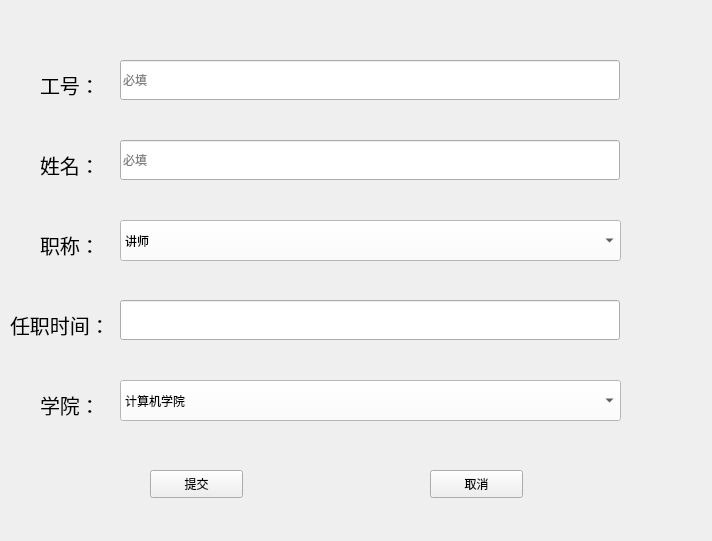
<?xml version="1.0" encoding="UTF-8"?>
<ui version="4.0">
 <class>Form</class>
 <widget class="QWidget" name="Form">
  <property name="geometry">
   <rect>
    <x>0</x>
    <y>0</y>
    <width>712</width>
    <height>541</height>
   </rect>
  </property>
  <property name="windowTitle">
   <string>增加教师信息</string>
  </property>
  <widget class="QPushButton" name="submitButton">
   <property name="geometry">
    <rect>
     <x>150</x>
     <y>470</y>
     <width>93</width>
     <height>28</height>
    </rect>
   </property>
   <property name="text">
    <string>提交</string>
   </property>
  </widget>
  <widget class="QLineEdit" name="idEdit">
   <property name="geometry">
    <rect>
     <x>120</x>
     <y>60</y>
     <width>500</width>
     <height>40</height>
    </rect>
   </property>
   <property name="placeholderText">
    <string>必填</string>
   </property>
  </widget>
  <widget class="QLabel" name="label">
   <property name="geometry">
    <rect>
     <x>40</x>
     <y>70</y>
     <width>91</width>
     <height>30</height>
    </rect>
   </property>
   <property name="font">
    <font>
     <pointsize>15</pointsize>
    </font>
   </property>
   <property name="text">
    <string>工号：</string>
   </property>
  </widget>
  <widget class="QLabel" name="label_2">
   <property name="geometry">
    <rect>
     <x>40</x>
     <y>150</y>
     <width>120</width>
     <height>30</height>
    </rect>
   </property>
   <property name="font">
    <font>
     <pointsize>15</pointsize>
    </font>
   </property>
   <property name="text">
    <string>姓名：</string>
   </property>
  </widget>
  <widget class="QLabel" name="label_3">
   <property name="geometry">
    <rect>
     <x>40</x>
     <y>230</y>
     <width>120</width>
     <height>30</height>
    </rect>
   </property>
   <property name="font">
    <font>
     <pointsize>15</pointsize>
    </font>
   </property>
   <property name="text">
    <string>职称：</string>
   </property>
  </widget>
  <widget class="QLabel" name="label_4">
   <property name="geometry">
    <rect>
     <x>10</x>
     <y>310</y>
     <width>120</width>
     <height>30</height>
    </rect>
   </property>
   <property name="font">
    <font>
     <pointsize>15</pointsize>
    </font>
   </property>
   <property name="text">
    <string>任职时间：</string>
   </property>
  </widget>
  <widget class="QLabel" name="label_5">
   <property name="geometry">
    <rect>
     <x>40</x>
     <y>390</y>
     <width>120</width>
     <height>30</height>
    </rect>
   </property>
   <property name="font">
    <font>
     <pointsize>15</pointsize>
    </font>
   </property>
   <property name="text">
    <string>学院：</string>
   </property>
  </widget>
  <widget class="QLineEdit" name="nameEdit">
   <property name="geometry">
    <rect>
     <x>120</x>
     <y>140</y>
     <width>500</width>
     <height>40</height>
    </rect>
   </property>
   <property name="placeholderText">
    <string>必填</string>
   </property>
  </widget>
  <widget class="QLineEdit" name="timeEdit">
   <property name="geometry">
    <rect>
     <x>120</x>
     <y>300</y>
     <width>500</width>
     <height>40</height>
    </rect>
   </property>
  </widget>
  <widget class="QPushButton" name="cancelButton">
   <property name="geometry">
    <rect>
     <x>430</x>
     <y>470</y>
     <width>93</width>
     <height>28</height>
    </rect>
   </property>
   <property name="text">
    <string>取消</string>
   </property>
  </widget>
  <widget class="QComboBox" name="collegeBox">
   <property name="geometry">
    <rect>
     <x>120</x>
     <y>380</y>
     <width>501</width>
     <height>41</height>
    </rect>
   </property>
   <property name="styleSheet">
    <string notr="true">background-color: rgb(255, 255, 255);</string>
   </property>
   <item>
    <property name="text">
     <string>计算机学院</string>
    </property>
   </item>
   <item>
    <property name="text">
     <string>软件学院</string>
    </property>
   </item>
   <item>
    <property name="text">
     <string>其他</string>
    </property>
   </item>
  </widget>
  <widget class="QComboBox" name="titleBox">
   <property name="geometry">
    <rect>
     <x>120</x>
     <y>220</y>
     <width>501</width>
     <height>41</height>
    </rect>
   </property>
   <property name="styleSheet">
    <string notr="true">background-color: rgb(255, 255, 255);</string>
   </property>
   <item>
    <property name="text">
     <string>讲师</string>
    </property>
   </item>
   <item>
    <property name="text">
     <string>副教授</string>
    </property>
   </item>
   <item>
    <property name="text">
     <string>教授</string>
    </property>
   </item>
  </widget>
 </widget>
 <resources/>
 <connections/>
</ui>
